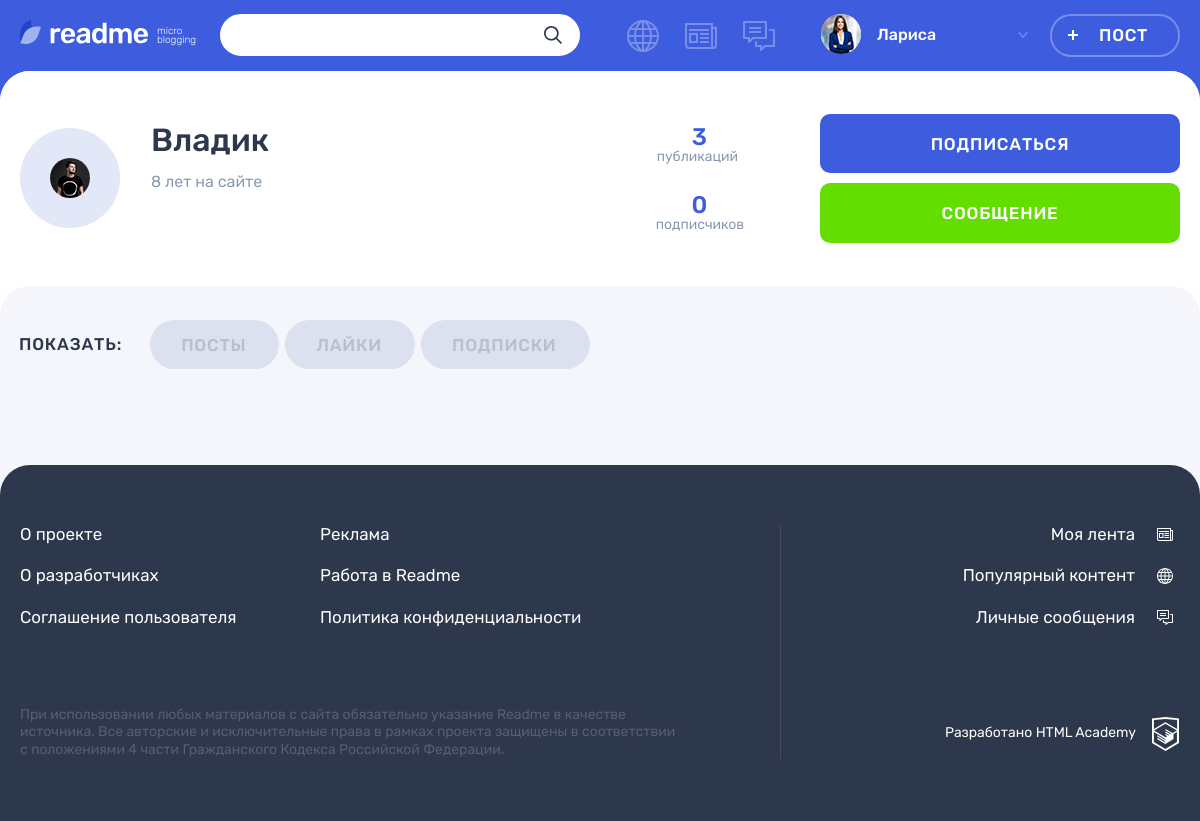
The app's page /profile.php?user=2 (signed in) with its own data.
### tables this page shows
CREATE TABLE IF NOT EXISTS `users` (
  `users_id` INT NOT NULL AUTO_INCREMENT,
  `registration_date` DATETIME NOT NULL,
  `email` VARCHAR(225) NOT NULL,
  `name` VARCHAR(225) NOT NULL,
  `password` VARCHAR(225) NOT NULL,
  `avatar` VARCHAR(225) NULL,
  `contact_info` VARCHAR(225) NULL,
  PRIMARY KEY (`users_id`),
  UNIQUE INDEX `idusers_UNIQUE` (`users_id` ASC),
  UNIQUE INDEX `email_UNIQUE` (`email` ASC));

### functions/helpers.php (called while the page is built, shortened)
<?php
function get_noun_plural_form (int $number, string $one, string $two, string $many): string
{
    $number = (int) $number;
    $mod10 = $number % 10;
    $mod100 = $number % 100;
    switch (true) {
        case ($mod10 > 5):
            return $many;
    }
}
function include_template($name, array $data = []) {
    $name = 'templates/' . $name;
    extract($data);
    require $name;
    $result = ob_get_clean();
    return $result;
}

### functions/database.php (called while the page is built, shortened)
<?php
function dbGetUserPosts($con, $userId)
{
    $sql = 'SELECT COUNT(*) FROM posts
            WHERE users_id = ?';
    $stmt = mysqli_prepare($con, $sql);
    mysqli_stmt_bind_param($stmt, 'i', $userId);
    mysqli_stmt_execute($stmt);
    $result = mysqli_stmt_get_result($stmt);
    if ($result) {
        $res = mysqli_fetch_row($result);
    } else {
        echo 'Ошибка базы данных ' . mysqli_error($con);
    }
    return $res[0];
}
function dbGetUserInfo($con, $userId)
{
    $sql = 'SELECT * FROM users
            WHERE users_id = ?';
    $stmt = mysqli_prepare($con, $sql);
    mysqli_stmt_bind_param($stmt, 'i', $userId);
    mysqli_stmt_execute($stmt);
    $result = mysqli_stmt_get_result($stmt);
    if ($result) {
        $rows = mysqli_fetch_all($result, MYSQLI_ASSOC);
    } else {
        echo 'Ошибка базы данных ' . mysqli_error($con);
    }
    return $rows;
}
function dbGetUserSubs($con, $userId)
{
    $sql = 'SELECT COUNT(*) FROM subscribers
            WHERE users_subscribe_id = ?';
    $stmt = mysqli_prepare($con, $sql);
    mysqli_stmt_bind_param($stmt, 'i', $userId);
    mysqli_stmt_execute($stmt);
    $result = mysqli_stmt_get_result($stmt);
    if ($result) {
        $res = mysqli_fetch_row($result);
    } else {
        echo 'Ошибка базы данных ' . mysqli_error($con);
    }
    return $res[0];
}
function dbCheckSubscription($con, $userId, $userSudId)
{
    $sql = 'SELECT users_id FROM subscribers
            WHERE users_id =' . $userId . ' AND users_subscribe_id =' . $userSudId;
    $res = mysqli_query($con, $sql);
    if ($res) {
        $row = mysqli_fetch_row($res);
    } else {
        echo 'Ошибка бд' . mysqli_error($con);
    }
    return $row[0];
}

### functions/routines.php (called while the page is built, shortened)
<?php
function showTimeGap($datePoint)
{
    $nowTime = time();
    $diffTime = $nowTime - strtotime($datePoint);
    if ($diffTime < 3600) {
        $num = ceil($diffTime / 60);
        $word = get_noun_plural_form(ceil($diffTime / 60), 'минута', 'минуты', 'минут');
    } elseif ($diffTime > 3600 && $diffTime < 86400) {
        $num = ceil($diffTime / 3600);
        $word = get_noun_plural_form(ceil($diffTime / 3600), 'час', 'часа', 'часов');
    } elseif ($diffTime > 86400 && $diffTime < 604800) {
        $num = ceil($diffTime / 86400);
        $word = get_noun_plural_form(ceil($diffTime / 86400), 'день', 'дня', 'дней');
    } elseif ($diffTime > 604800 && $diffTime < 2629743) {
        $num = ceil($diffTime / 604800);
        $word = get_noun_plural_form(ceil($diffTime / 604800), 'неделя', 'недели', 'недель');
    } elseif ($diffTime > 2629743 && $diffTime < 31556926) {
        $num = ceil($diffTime / 2629743);
        $word = get_noun_plural_form(ceil($diffTime / 2629743), 'месяц', 'месяца', 'месяцев');
    } else {
        $num = ceil($diffTime / 31556926);
        $word = get_noun_plural_form(ceil($diffTime / 31556926), 'год', 'года', 'лет');
    }
    return $num . ' ' . $word;
}

### templates/profile.php (the view, shortened to what this page needs)
<?php foreach ($user as $userData) ?>
<main class="page__main page__main--profile">
    <div class="profile profile--default">
        <div class="profile__user-wrapper">
            <div class="profile__user user container">
                <div class="profile__user-info user__info">
                    <div class="profile__avatar user__avatar">
                        <img class="profile__picture user__picture" src="<?= $userData['avatar'] ?>" alt="">
                    </div>
                    <div class="profile__name-wrapper user__name-wrapper">
                        <span class="profile__name user__name"><?= $userData['name'] ?></span>
                        <time class="profile__user-time user__time" datetime="<?= date('Y.m.d.',
                            strtotime($userData['registration_date'])) ?>"><?= showTimeGap($userData['registration_date']) . ' на сайте' ?></time>
                    </div>
                </div>
                <div class="profile__rating user__rating">
                    <p class="profile__rating-item user__rating-item user__rating-item--publications">
                        <span class="user__rating-amount"><?= $userDataPosts ?></span>
                        <span class="profile__rating-text user__rating-text">публикаций</span>
                    </p>
                    <p class="profile__rating-item user__rating-item user__rating-item--subscribers">
                        <span class="user__rating-amount"><?= $userDataSubs ?></span>
                        <span class="profile__rating-text user__rating-text">подписчиков</span>
                    </p>
                </div>
                <div class="profile__user-buttons user__buttons">
                    <a class="profile__user-button user__button user__button--subscription button button--main"
                       data-user-id="<?= $getUser ?>" data-issub="<?= dbCheckSubscription($con, $userSession['user-id'],
                        $getUser) ? '1' : '0' ?>"><span><?= dbCheckSubscription($con, $userSession['user-id'],
                                $getUser) ? 'Отписаться' : 'Подписаться' ?></span></a>
                    <a class="profile__user-button user__button user__button--writing button button--green"
                       href="messages.php?block=messages&user=<?= $getUser ?>">Сообщение</a>
                </div>
            </div>
        </div>
        <div class="profile__tabs-wrapper tabs">
            <div class="container">
                <div class="profile__tabs filters">
                    <b class="profile__tabs-caption filters__caption">Показать:</b>
                    <ul class="profile__tabs-list filters__list tabs__list">
                        <li class="profile__tabs-item filters__item">
                            <a class="profile__tabs-link filters__button tabs__item tabs__item--active button<?= $getTab === 'posts' ? ' filters__button--active' : '' ?>"
                               href="?user=<?= $getUser ?>&tab=posts">Посты</a>
                        </li>
                        <li class="profile__tabs-item filters__item">
                            <a class="profile__tabs-link filters__button tabs__item button<?= $getTab === 'likes' ? ' filters__button--active' : '' ?>"
                               href="?user=<?= $getUser ?>&tab=likes">Лайки</a>
                        </li>
                        <li class="profile__tabs-item filters__item">
                            <a class="profile__tabs-link filters__button tabs__item button<?= $getTab === 'subs' ? ' filters__button--active' : '' ?>"
                               href="?user=<?= $getUser ?>&tab=subs">Подписки</a>
                        </li>
                    </ul>
                </div>
            </div>
        </div>
    </div>
</main>

### css/style.css (style rules this page uses)
.user__button--subscription { position: relative; }

### records on screen
users: avatar (picture), name "Владик", registration_date "8 лет"

### other values on screen
$userSession['user-name'] "Лариса"
$userDataPosts "3"
$userDataSubs "0"
